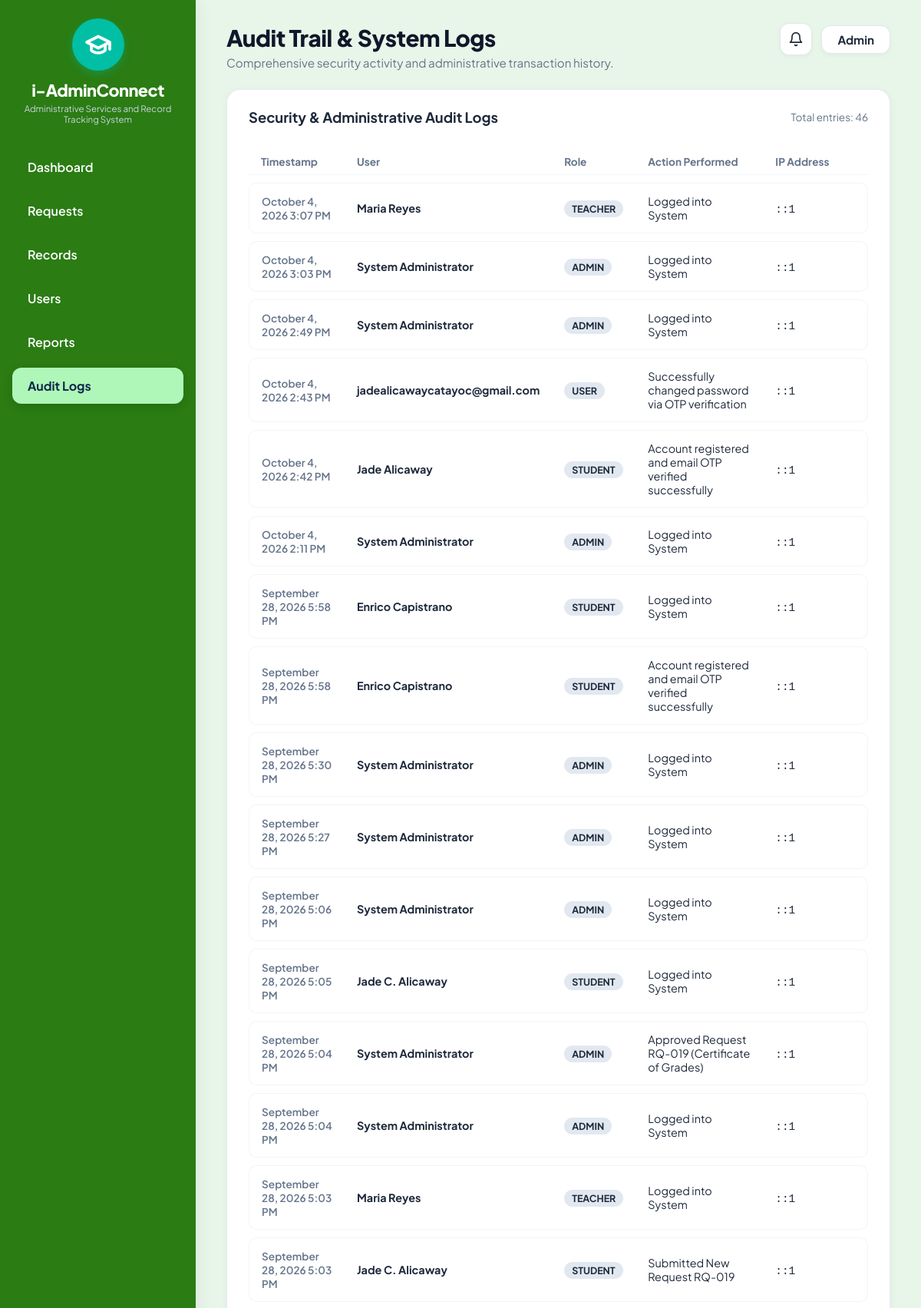
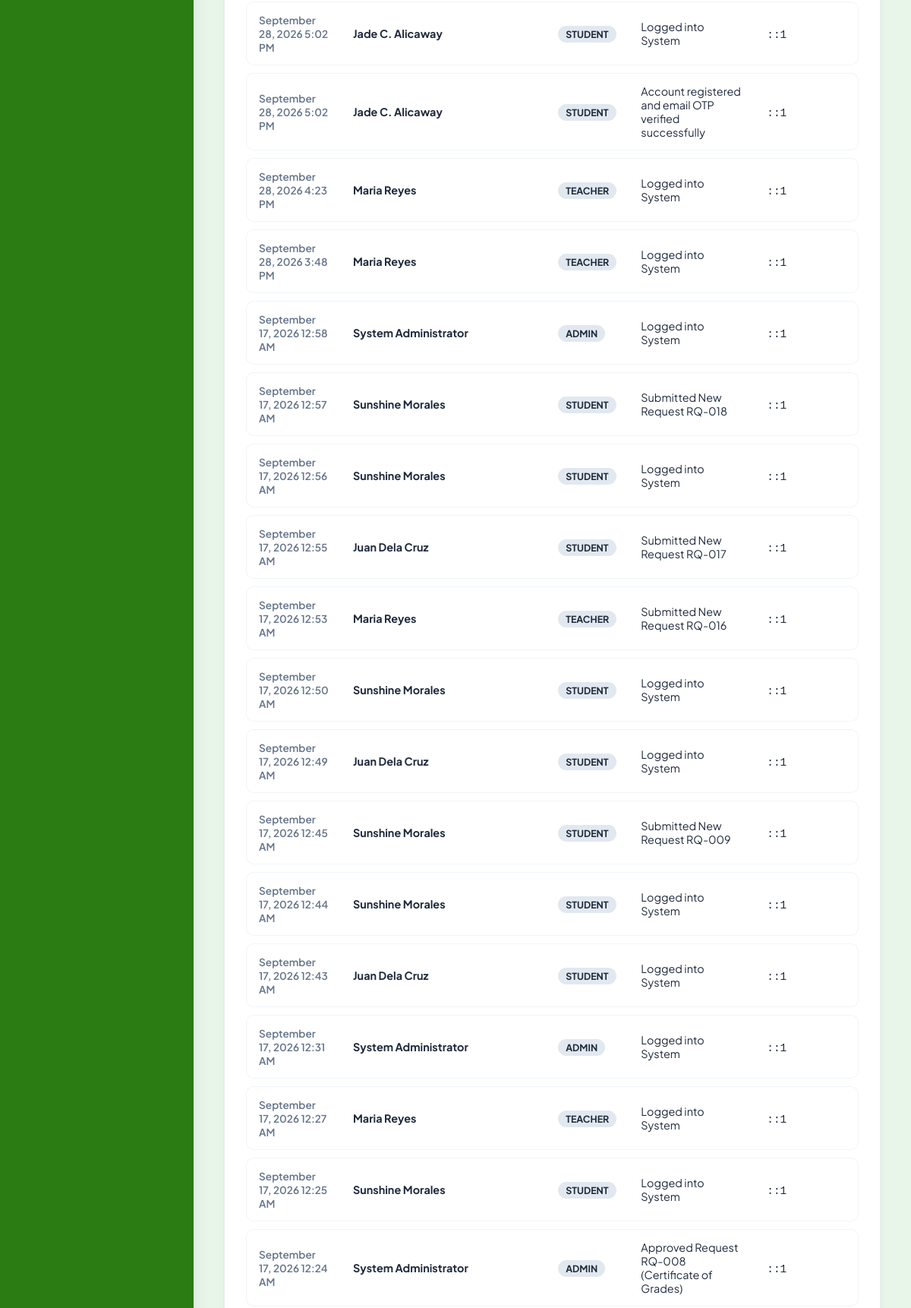
Screenshot of /audit_logs.php (signed in, upper part) with the database file from the repository (2 pictures, top to bottom).
### tables this page shows
CREATE TABLE `audit_logs` (
  `id` int(11) NOT NULL AUTO_INCREMENT,
  `user_name` varchar(100) NOT NULL,
  `role` varchar(50) NOT NULL,
  `action` varchar(255) NOT NULL,
  `ip_address` varchar(45) NOT NULL DEFAULT '127.0.0.1',
  `created_at` timestamp NOT NULL DEFAULT current_timestamp(),
  PRIMARY KEY (`id`)
);

### audit_logs.php (the view, shortened to what this page needs)
<?php
$page_title_custom = "<h1>Audit Trail & System Logs</h1><p>Comprehensive security activity and administrative transaction history.</p>";
require_once __DIR__ . '/includes/header.php';
$stmt = $pdo->query("SELECT * FROM audit_logs ORDER BY id DESC");
$logs = $stmt->fetchAll();
?>
<div class="content-card">
  <div class="card-header-flex">
    <h2 class="card-title">Security & Administrative Audit Logs</h2>
    <span style="font-size: 0.85rem; color: #64748b;">Total entries: <?= count($logs) ?></span>
  </div>
  <div class="table-container">
    <table class="custom-table">
      <thead>
        <tr>
          <th>Timestamp</th>
          <th>User</th>
          <th>Role</th>
          <th>Action Performed</th>
          <th>IP Address</th>
        </tr>
      </thead>
      <tbody>
        <?php foreach ($logs as $l): ?>
          <tr>
            <td><span style="color: #64748b; font-size: 0.85rem;"><?= date('F j, Y g:i A', strtotime($l['created_at'])) ?></span></td>
            <td><strong><?= htmlspecialchars($l['user_name']) ?></strong></td>
            <td><span style="background: #e2e8f0; padding: 3px 10px; border-radius: 12px; font-size: 0.78rem; font-weight: 700;"><?= htmlspecialchars($l['role']) ?></span></td>
            <td><?= htmlspecialchars($l['action']) ?></td>
            <td><code><?= htmlspecialchars($l['ip_address']) ?></code></td>
          </tr>
        <?php endforeach; ?>
      </tbody>
    </table>
  </div>
</div>
<?php include __DIR__ . '/includes/footer.php'; ?>

### css/style.css (style rules this page uses)
:root { --navy-sidebar: #173b75; --navy-sidebar-dark: #122c59; --sidebar-active: #90c2f7; --sidebar-active-text: #0f274a; --teal-logo: #00bfa5; --bg-canvas: #e9eff6; --card-bg: #ffffff; --primary-blue: #0284c7; --primary-blue-hover: #0369a1; --text-dark: #1e293b; --text-muted: #64748b; --border-light: #e2e8f0; --status-pending-bg: #fef3c7; --status-pending-text: #b45309; --status-processing-bg: #e9d5ff; --status-processing-text: #7e22ce; --status-ready-bg: #dcfce7; --status-ready-text: #15803d; --status-rejected-bg: #fee2e2; --status-rejected-text: #b91c1c; --status-released-bg: #dbeafe; --status-released-text: #1d4ed8; }
* { box-sizing: border-box; margin: 0; padding: 0; }
body { font-family: 'Plus Jakarta Sans', 'Inter', -apple-system, BlinkMacSystemFont, sans-serif; background-color: var(--bg-canvas); color: var(--text-dark); min-height: 100vh; margin: 0; padding: 0; overflow-x: hidden; }
.header-greeting h1 { font-size: 1.85rem; font-weight: 800; color: #0f172a; letter-spacing: -0.5px; }
.header-greeting p { font-size: 0.95rem; color: var(--text-muted); margin-top: 4px; }
.content-card { background: var(--card-bg); border-radius: 18px; padding: 24px 28px; box-shadow: 0 2px 12px rgba(0, 0, 0, 0.04); border: 1px solid rgba(226, 232, 240, 0.8); margin-bottom: 24px; }
.card-header-flex { display: flex; justify-content: space-between; align-items: center; margin-bottom: 20px; }
.card-title { font-size: 1.15rem; font-weight: 700; color: #1e293b; }
.table-container { overflow-x: auto; }
.custom-table { width: 100%; border-collapse: separate; border-spacing: 0 10px; }
.custom-table th { font-size: 0.85rem; font-weight: 700; color: #64748b; text-align: left; padding: 8px 16px; border-bottom: 1px solid #f1f5f9; }
.custom-table tbody tr { background-color: #ffffff; transition: background 0.15s ease; }
.custom-table td { padding: 14px 16px; font-size: 0.9rem; color: #1e293b; border-top: 1px solid #f1f5f9; border-bottom: 1px solid #f1f5f9; }
.custom-table td:first-child { border-left: 1px solid #f1f5f9; border-top-left-radius: 10px; border-bottom-left-radius: 10px; font-weight: 600; }
.custom-table td:last-child { border-right: 1px solid #f1f5f9; border-top-right-radius: 10px; border-bottom-right-radius: 10px; }
html { scroll-behavior: smooth; scroll-padding-top: 80px; }

### rows the page displays
audit_logs: created_at "October 4, 2026 3:07 PM", user_name "Maria Reyes", role "TEACHER", action "Logged into System", ip_address "::1"
audit_logs: created_at "October 4, 2026 3:03 PM", user_name "System Administrator", role "ADMIN", action "Logged into System", ip_address "::1"
audit_logs: created_at "October 4, 2026 2:49 PM", user_name "System Administrator", role "ADMIN", action "Logged into System", ip_address "::1"
audit_logs: created_at "October 4, 2026 2:43 PM", user_name "jadealicawaycatayoc@gmail.com", role "USER", action "Successfully changed password via OTP verification", ip_address "::1"
audit_logs: created_at "October 4, 2026 2:42 PM", user_name "Jade Alicaway", role "STUDENT", action "Account registered and email OTP verified successfully", ip_address "::1"
audit_logs: created_at "October 4, 2026 2:11 PM", user_name "System Administrator", role "ADMIN", action "Logged into System", ip_address "::1"
audit_logs: created_at "September 28, 2026 5:58 PM", user_name "Enrico Capistrano", role "STUDENT", action "Logged into System", ip_address "::1"
audit_logs: created_at "September 28, 2026 5:58 PM", user_name "Enrico Capistrano", role "STUDENT", action "Account registered and email OTP verified successfully", ip_address "::1"
audit_logs: created_at "September 28, 2026 5:30 PM", user_name "System Administrator", role "ADMIN", action "Logged into System", ip_address "::1"
audit_logs: created_at "September 28, 2026 5:27 PM", user_name "System Administrator", role "ADMIN", action "Logged into System", ip_address "::1"
audit_logs: created_at "September 28, 2026 5:06 PM", user_name "System Administrator", role "ADMIN", action "Logged into System", ip_address "::1"
audit_logs: created_at "September 28, 2026 5:05 PM", user_name "Jade C. Alicaway", role "STUDENT", action "Logged into System", ip_address "::1"
audit_logs: created_at "September 28, 2026 5:04 PM", user_name "System Administrator", role "ADMIN", action "Approved Request RQ-019 (Certificate of Grades)", ip_address "::1"
audit_logs: created_at "September 28, 2026 5:04 PM", user_name "System Administrator", role "ADMIN", action "Logged into System", ip_address "::1"
audit_logs: created_at "September 28, 2026 5:03 PM", user_name "Maria Reyes", role "TEACHER", action "Logged into System", ip_address "::1"
audit_logs: created_at "September 28, 2026 5:03 PM", user_name "Jade C. Alicaway", role "STUDENT", action "Submitted New Request RQ-019", ip_address "::1"
audit_logs: created_at "September 28, 2026 5:02 PM", user_name "Jade C. Alicaway", role "STUDENT", action "Logged into System", ip_address "::1"
audit_logs: created_at "September 28, 2026 5:02 PM", user_name "Jade C. Alicaway", role "STUDENT", action "Account registered and email OTP verified successfully", ip_address "::1"
audit_logs: created_at "September 28, 2026 4:23 PM", user_name "Maria Reyes", role "TEACHER", action "Logged into System", ip_address "::1"
audit_logs: created_at "September 28, 2026 3:48 PM", user_name "Maria Reyes", role "TEACHER", action "Logged into System", ip_address "::1"
audit_logs: created_at "September 17, 2026 12:58 AM", user_name "System Administrator", role "ADMIN", action "Logged into System", ip_address "::1"
audit_logs: created_at "September 17, 2026 12:57 AM", user_name "Sunshine Morales", role "STUDENT", action "Submitted New Request RQ-018", ip_address "::1"
audit_logs: created_at "September 17, 2026 12:56 AM", user_name "Sunshine Morales", role "STUDENT", action "Logged into System", ip_address "::1"
audit_logs: created_at "September 17, 2026 12:55 AM", user_name "Juan Dela Cruz", role "STUDENT", action "Submitted New Request RQ-017", ip_address "::1"
audit_logs: created_at "September 17, 2026 12:53 AM", user_name "Maria Reyes", role "TEACHER", action "Submitted New Request RQ-016", ip_address "::1"
audit_logs: created_at "September 17, 2026 12:50 AM", user_name "Sunshine Morales", role "STUDENT", action "Logged into System", ip_address "::1"
audit_logs: created_at "September 17, 2026 12:49 AM", user_name "Juan Dela Cruz", role "STUDENT", action "Logged into System", ip_address "::1"
audit_logs: created_at "September 17, 2026 12:45 AM", user_name "Sunshine Morales", role "STUDENT", action "Submitted New Request RQ-009", ip_address "::1"
audit_logs: created_at "September 17, 2026 12:44 AM", user_name "Sunshine Morales", role "STUDENT", action "Logged into System", ip_address "::1"
audit_logs: created_at "September 17, 2026 12:43 AM", user_name "Juan Dela Cruz", role "STUDENT", action "Logged into System", ip_address "::1"
audit_logs: created_at "September 17, 2026 12:31 AM", user_name "System Administrator", role "ADMIN", action "Logged into System", ip_address "::1"
audit_logs: created_at "September 17, 2026 12:27 AM", user_name "Maria Reyes", role "TEACHER", action "Logged into System", ip_address "::1"
audit_logs: created_at "September 17, 2026 12:25 AM", user_name "Sunshine Morales", role "STUDENT", action "Logged into System", ip_address "::1"
audit_logs: created_at "September 17, 2026 12:24 AM", user_name "System Administrator", role "ADMIN", action "Approved Request RQ-008 (Certificate of Grades)", ip_address "::1"

### other values shown
$user_role "Admin"
count($logs) "46"
